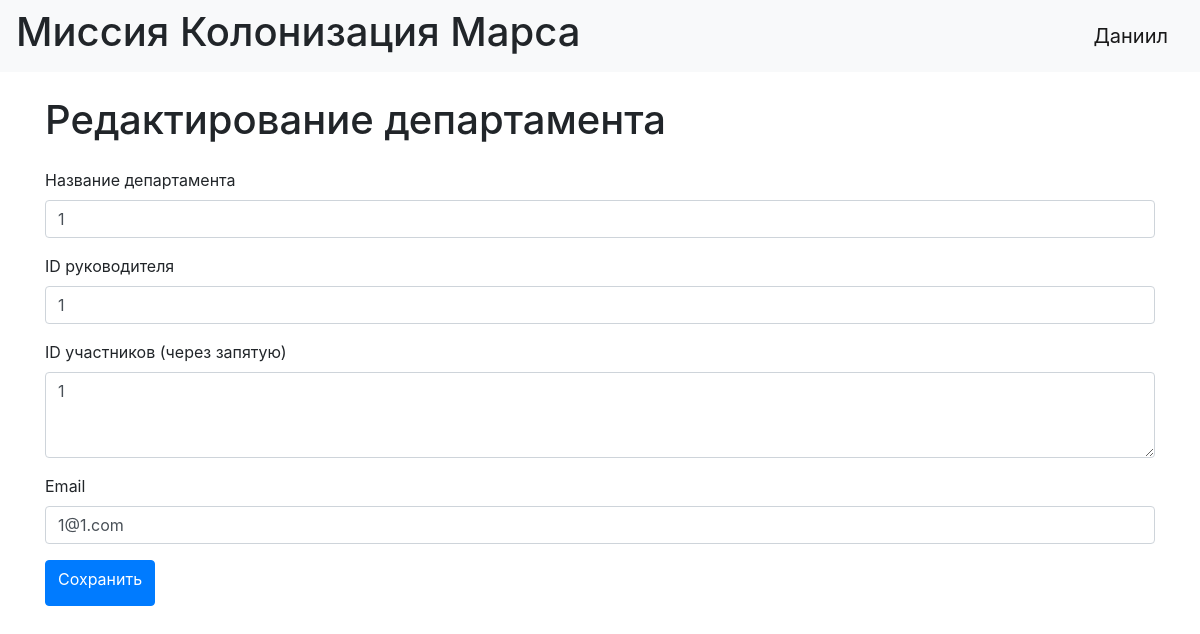
The app's page /edit_department/1 (signed in) with its own data.
### data/users.py (models this page shows, shortened)
class User(SqlAlchemyBase, UserMixin):
    __tablename__ = 'users'
    id = Column(Integer, primary_key=True, autoincrement=True)
    surname = Column(String, nullable=False)
    name = Column(String, nullable=False)
    age = Column(Integer, nullable=False)
    position = Column(String, nullable=False)
    speciality = Column(String, nullable=False)
    address = Column(String, nullable=False)
    email = Column(String, unique=True, nullable=False)
    hashed_password = Column(String, nullable=False)
    modified_date = Column(DateTime)

### data/departments.py (models this page shows)
class Department(SqlAlchemyBase):
    __tablename__ = 'departments'
    id = Column(Integer, primary_key=True, autoincrement=True)
    title = Column(String(100), nullable=False)
    chief_id = Column(Integer, ForeignKey('users.id'), nullable=False)
    members = Column(String(500), nullable=False)
    email = Column(String(100), nullable=True)
    who_created = Column(Integer, nullable=False)
    chief = relationship('User', backref='departments_led')

### main.py (the view, shortened to what this page needs)
@app.route('/edit_department/<int:id>', methods=['GET', 'POST'])
@login_required
def edit_department(id):
    db_sess = db_session.create_session()
    try:
        department = db_sess.get(Department, id)  # Используем новый метод get()
        if not department or (current_user.id != department.chief_id and current_user.id != 1):
            abort(403)
        form = DepartmentForm()
        if request.method == 'GET':
            form.title.data = department.title
            form.chief_id.data = department.chief_id  # Используем chief_id вместо chief
            form.members.data = department.members
            form.email.data = department.email
        return render_template('add_department.html',
                               title='Редактирование департамента',
                               form=form)
    except Exception as e:
        db_sess.rollback()
        print(f"Error editing department: {e}")
        abort(500)
    finally:
        db_sess.close()

### forms/department.py
class DepartmentForm(FlaskForm):
    title = StringField('Название департамента', validators=[DataRequired()])
    chief_id = IntegerField('ID руководителя',
                          validators=[DataRequired(), NumberRange(min=1)])
    members = TextAreaField('ID участников (через запятую)',
                          validators=[DataRequired()])
    email = StringField('Email',
                        validators=[Email()])
    submit = SubmitField('Сохранить')

### data/db_session.py (called while the page is built)
def create_session() -> Session:
    global __factory
    return __factory()

### main.py (called while the page is built)
@login_manager.user_loader
def load_user(user_id):
    db_sess = db_session.create_session()
    return db_sess.query(User).get(user_id)

### templates/add_department.html (shortened to what this page needs)
{% extends "base.html" %}
{% block content %}
<div class="container">
    <h1 class="my-4">{{ title }}</h1>
    <form method="POST" action="{{ url_for('add_department') }}">
        <div class="mb-3">
            {{ form.title.label(class="form-label") }}
            {{ form.title(class="form-control") }}
        </div>
        <div class="mb-3">
            {{ form.chief_id.label(class="form-label") }}
            {{ form.chief_id(class="form-control") }}
        </div>
        <div class="mb-3">
            {{ form.members.label(class="form-label") }}
            {{ form.members(class="form-control", rows=3) }}
        </div>
        <div class="mb-3">
            {{ form.email.label(class="form-label") }}
            {{ form.email(class="form-control") }}
        </div>
        <button type="submit" class="btn btn-primary">{{ form.submit.label }}</button>
    </form>
</div>
{% endblock %}

### templates/base.html (shortened to what this page needs)
<!doctype html>
<html lang="en">
<head>
    <link rel="stylesheet"
          href="https://stackpath.bootstrapcdn.com/bootstrap/4.4.1/css/bootstrap.min.css"
>
</head>
<body>
<header>
    <nav class="navbar navbar-light bg-light">
        <h1>Миссия Колонизация Марса</h1>
        {% if current_user.is_authenticated %}
            <a class="navbar-brand" href="/logout">{{ current_user.name }}</a>
        {% else %}
            <p>
            <a class="btn btn-primary " href="/register">Зарегистрироваться</a>
            <a class="btn btn-success" href="/login">Войти</a>
            </p>
        {% endif %}
    </nav>
</header>
<main>
    {% block content %}{% endblock %}
</main>
</body>
</html>

### records on screen
User: name "Даниил"
Department: title "1", chief_id "1", members "1", email "1@1.com"

### other values on screen
{{ title }} "Редактирование департамента"
